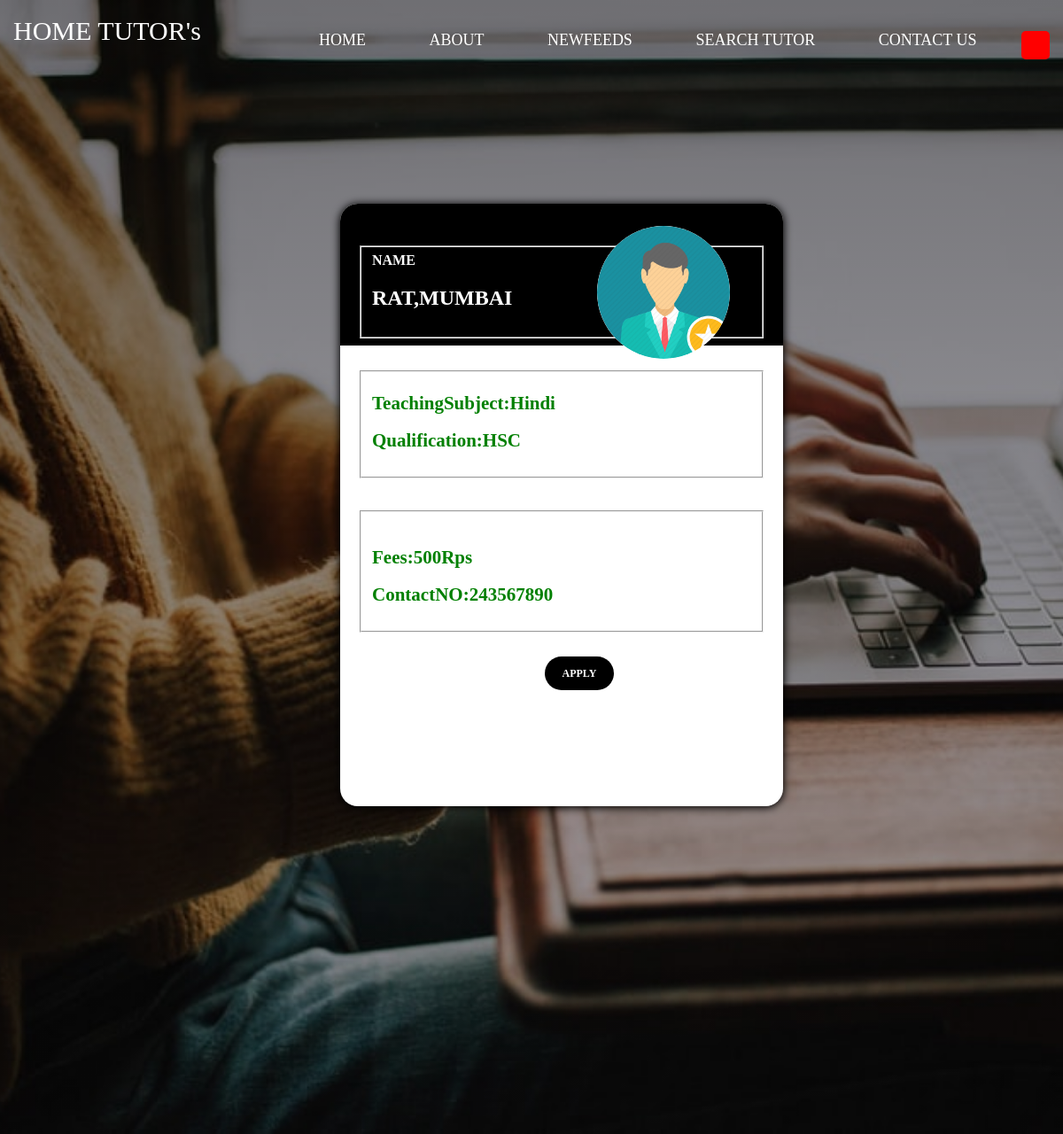
The page /STUDENT/tutorprofile.php?username=RAT1 on the database its author committed.
### tables this page shows
CREATE TABLE `tutor_details` (
  `id` int(11) NOT NULL auto_increment,
  `name` varchar(265) NOT NULL,
  `dob` varchar(265) NOT NULL,
  `gender` varchar(265) NOT NULL,
  `contact` varchar(265) NOT NULL,
  `email` varchar(265) NOT NULL,
  `klang` varchar(265) NOT NULL,
  `address` varchar(265) NOT NULL,
  `pin` varchar(265) NOT NULL,
  `state` varchar(265) NOT NULL,
  `city` varchar(265) NOT NULL,
  `country` varchar(265) NOT NULL,
  `education` varchar(265) NOT NULL,
  `exp` varchar(265) NOT NULL,
  `class` varchar(265) NOT NULL,
  `subject` varchar(255) NOT NULL,
  `username` varchar(265) default NULL,
  `password` varchar(265) default NULL,
  `location` varchar(265) NOT NULL,
  `fees` varchar(265) NOT NULL,
  `otp` int(6) NOT NULL,
  PRIMARY KEY  (`id`)
);

### STUDENT/tutorprofile.php (the view, shortened to what this page needs)
<!DOCTYPE html>
<html>
<head>
</head>
<link rel="stylesheet" type="text/css" href="tutorprofile.css"/>
</head>
<body>
<header>
<div class="main">
<ul>
<li class="active"><a href="homepagelogin.php">HOME</a></li>
<li><a href="about.php">ABOUT</a></li>
<li><a href="newsfeed.php">NEWFEEDS</a></li>
<li><a href="searchtutor.php">SEARCH TUTOR</a></li>
<li><a href="contact.php">CONTACT US</a></li>
<li><div class="dropdown">
  <button class="dropbtn"><?php echo $_SESSION["name"];?></button>
</div>
</li>
</ul>
</div>
<div class="header">&nbsp;&nbsp;HOME TUTOR's </a></div>
<div class="card-container">
<div class="upper-container">
<div class="image-container">
<img src="source_icon/employee.png"/>
</div>
</div>
<div class="lower-container"/>
<div>
<?php
$con=mysqli_connect("localhost","root","","tutor");
$sql="select * from tutor_details  where username='".$_GET["username"]."'";
$result=$con->query($sql);
while($row=$result->fetch_assoc())
{
echo'<fieldset class="fieldset1">';
 echo "<div class='name'>";
	echo'<b>';
	echo "NAME";
	echo"<h2>".$row["name"].",".$row["location"]."</h2>";
	echo"</div>";
	echo"</fieldset>";
	echo'<br>';
	echo"<br>";
	echo '<fieldset class="fieldset">';
	echo "<div class='edu'>";
	echo '<h2>'."TeachingSubject:".$row["subject"].'</h2>';
	echo '<h2>'."Qualification:".$row["education"].'</h2>';
	echo'</div>';
	echo'</fieldset>';
	echo'<br>';
	echo"<br>";
	 echo '<fieldset class="fieldset">';
	echo "<div class='fees'>";
	echo '<h2 >'."Fees:".$row["fees"]. "Rps".'</h2>';
	echo  '<h2>'."ContactNO:".$row["contact"].'</h2>';
	echo"</div>";
	echo'</fieldset>';
	echo'<br>';
	echo "<div>";
	echo"<br>";
	echo'<td><a href="asktutor.php?tname='.$row["name"].'& tusername='.$row["username"].'" class="btn">APPLY</a></td>';
	echo "</div>";
}
?>
</div>
</div>
</body>
</html>

### STUDENT/tutorprofile.css (style rules this page uses)
body { margin:0px; padding:0px; background-image:url("source_background/bckground3.jpg"); box-sizing:border-box; background-size: cover; background-attachment: fixed; background-repeat:no repeat; }
.card-container { height:680px; width:500px; background:#FFF; border-radius:20px; position:absolute; top:18%; left:32%; transform :translate:(-50%,-50%); box-shadow:0px 1px 10px 1px #000; overflow:hidden; display:inline-block; align-items:left; text-align:left; }
.upper-container { height:160px; background:black; }
.lower-container { height:280px; background:#FFF; padding:20px; padding-top:40px; text-align:center; }
.image-container { padding:5px; margin-top:0px; width:160px; height:160px; border-radius:50%; transform:translate(100px,100px); }
.image-container img { background:white; width:150px; height:150px; border-radius:50%; margin-left:185px; margin-top:-80px; }
.lower-container .btn { padding:12px 20px; background:black; border:none; color:white; border-radius:30px; font-size:12px; font-weight:bold; text-decoration:none; transition:all .3s ease-in; height:15px; width: 550px; }
.name { color:white; top:-190%; margin-right:680px; font-family:'Flamenco', cursive; font-weight:bold; font-size:16px; }
.edu { color:green; top:1%; margin-right:680px; font-family:'Flamenco', cursive; font-weight:bold; font-size:14px; }
.fees { color:green; top:1%; margin-right:680px; font-family:'Flamenco', cursive; font-weight:bold; font-size:14px; }
.fieldset { min-width:265px; min-height:10px; }
.fieldset1 { min-width:165px; min-height:10px; font-weight:bold; margin-top:-153px; color:blue; }
header { background-image:linear-gradient(rgba(0,0,0,0.5),rgba(0,0,0,0.2)),url("source_background/bckground3.jpg"); height: 160vh; background-size: cover; background-position: center; }
ul { float:right; margin-top:35px; font-size:18px; }
ul li { display: inline-block; margin-left:25px; }
ul li a { text-decoration:none; color:white; padding:5px 20px; border:1px solid transparent; transition: 0.6s ease; }
.main { max-width: 1500px; margin:auto; }
.header { font-size:30px; width:100%; color:white; }

### STUDENT/tutorprofile.php (style rules this page uses)
.dropbtn { background-color:red; color: white; padding: 16px; font-size: 18px; border: none; border-radius:05px; margin-right:15px; margin-top:-10px; }
.dropdown { position: relative; display: inline-block; }

### rows shown on the page
tutor_details: name "RAT", location "MUMBAI", subject "Hindi", education "HSC", fees "500", contact "243567890"
